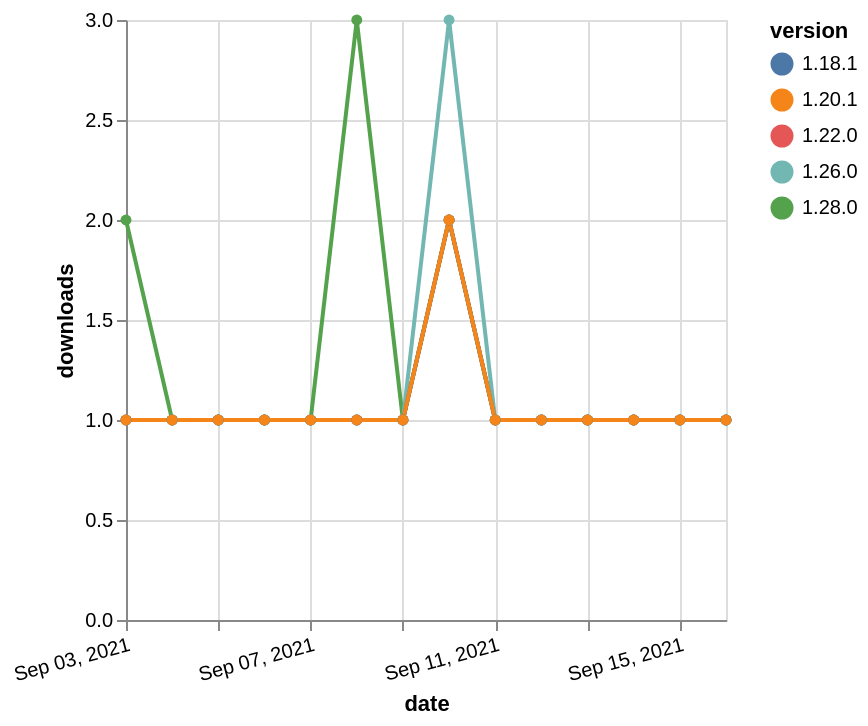

Source (Vega-Lite JSON):
### Vega-Lite specification from a JSON file in a GitHub repository (floating-point values rounded to 4 significant figures)
{"$schema": "https://vega.github.io/schema/vega-lite/v5.json", "description": "A simple bar chart with embedded data.", "data": {"values": [{"date": "2021-09-03", "total": 206, "delta": 1, "version": "1.22.0"}, {"date": "2021-09-04", "total": 207, "delta": 1, "version": "1.22.0"}, {"date": "2021-09-05", "total": 208, "delta": 1, "version": "1.22.0"}, {"date": "2021-09-06", "total": 209, "delta": 1, "version": "1.22.0"}, {"date": "2021-09-07", "total": 210, "delta": 1, "version": "1.22.0"}, {"date": "2021-09-08", "total": 211, "delta": 1, "version": "1.22.0"}, {"date": "2021-09-09", "total": 212, "delta": 1, "version": "1.22.0"}, {"date": "2021-09-10", "total": 214, "delta": 2, "version": "1.22.0"}, {"date": "2021-09-11", "total": 215, "delta": 1, "version": "1.22.0"}, {"date": "2021-09-12", "total": 216, "delta": 1, "version": "1.22.0"}, {"date": "2021-09-13", "total": 217, "delta": 1, "version": "1.22.0"}, {"date": "2021-09-14", "total": 218, "delta": 1, "version": "1.22.0"}, {"date": "2021-09-15", "total": 219, "delta": 1, "version": "1.22.0"}, {"date": "2021-09-16", "total": 220, "delta": 1, "version": "1.22.0"}, {"date": "2021-09-03", "total": 127, "delta": 2, "version": "1.28.0"}, {"date": "2021-09-04", "total": 128, "delta": 1, "version": "1.28.0"}, {"date": "2021-09-05", "total": 129, "delta": 1, "version": "1.28.0"}, {"date": "2021-09-06", "total": 130, "delta": 1, "version": "1.28.0"}, {"date": "2021-09-07", "total": 131, "delta": 1, "version": "1.28.0"}, {"date": "2021-09-08", "total": 134, "delta": 3, "version": "1.28.0"}, {"date": "2021-09-09", "total": 135, "delta": 1, "version": "1.28.0"}, {"date": "2021-09-10", "total": 137, "delta": 2, "version": "1.28.0"}, {"date": "2021-09-11", "total": 138, "delta": 1, "version": "1.28.0"}, {"date": "2021-09-12", "total": 139, "delta": 1, "version": "1.28.0"}, {"date": "2021-09-13", "total": 140, "delta": 1, "version": "1.28.0"}, {"date": "2021-09-14", "total": 141, "delta": 1, "version": "1.28.0"}, {"date": "2021-09-15", "total": 142, "delta": 1, "version": "1.28.0"}, {"date": "2021-09-16", "total": 143, "delta": 1, "version": "1.28.0"}, {"date": "2021-09-03", "total": 198, "delta": 1, "version": "1.26.0"}, {"date": "2021-09-04", "total": 199, "delta": 1, "version": "1.26.0"}, {"date": "2021-09-05", "total": 200, "delta": 1, "version": "1.26.0"}, {"date": "2021-09-06", "total": 201, "delta": 1, "version": "1.26.0"}, {"date": "2021-09-07", "total": 202, "delta": 1, "version": "1.26.0"}, {"date": "2021-09-08", "total": 203, "delta": 1, "version": "1.26.0"}, {"date": "2021-09-09", "total": 204, "delta": 1, "version": "1.26.0"}, {"date": "2021-09-10", "total": 207, "delta": 3, "version": "1.26.0"}, {"date": "2021-09-11", "total": 208, "delta": 1, "version": "1.26.0"}, {"date": "2021-09-12", "total": 209, "delta": 1, "version": "1.26.0"}, {"date": "2021-09-13", "total": 210, "delta": 1, "version": "1.26.0"}, {"date": "2021-09-14", "total": 211, "delta": 1, "version": "1.26.0"}, {"date": "2021-09-15", "total": 212, "delta": 1, "version": "1.26.0"}, {"date": "2021-09-16", "total": 213, "delta": 1, "version": "1.26.0"}, {"date": "2021-09-03", "total": 256, "delta": 1, "version": "1.18.1"}, {"date": "2021-09-04", "total": 257, "delta": 1, "version": "1.18.1"}, {"date": "2021-09-05", "total": 258, "delta": 1, "version": "1.18.1"}, {"date": "2021-09-06", "total": 259, "delta": 1, "version": "1.18.1"}, {"date": "2021-09-07", "total": 260, "delta": 1, "version": "1.18.1"}, {"date": "2021-09-08", "total": 261, "delta": 1, "version": "1.18.1"}, {"date": "2021-09-09", "total": 262, "delta": 1, "version": "1.18.1"}, {"date": "2021-09-10", "total": 264, "delta": 2, "version": "1.18.1"}, {"date": "2021-09-11", "total": 265, "delta": 1, "version": "1.18.1"}, {"date": "2021-09-12", "total": 266, "delta": 1, "version": "1.18.1"}, {"date": "2021-09-13", "total": 267, "delta": 1, "version": "1.18.1"}, {"date": "2021-09-14", "total": 268, "delta": 1, "version": "1.18.1"}, {"date": "2021-09-15", "total": 269, "delta": 1, "version": "1.18.1"}, {"date": "2021-09-16", "total": 270, "delta": 1, "version": "1.18.1"}, {"date": "2021-09-03", "total": 209, "delta": 1, "version": "1.20.1"}, {"date": "2021-09-04", "total": 210, "delta": 1, "version": "1.20.1"}, {"date": "2021-09-05", "total": 211, "delta": 1, "version": "1.20.1"}, {"date": "2021-09-06", "total": 212, "delta": 1, "version": "1.20.1"}, {"date": "2021-09-07", "total": 213, "delta": 1, "version": "1.20.1"}, {"date": "2021-09-08", "total": 214, "delta": 1, "version": "1.20.1"}, {"date": "2021-09-09", "total": 215, "delta": 1, "version": "1.20.1"}, {"date": "2021-09-10", "total": 217, "delta": 2, "version": "1.20.1"}, {"date": "2021-09-11", "total": 218, "delta": 1, "version": "1.20.1"}, {"date": "2021-09-12", "total": 219, "delta": 1, "version": "1.20.1"}, {"date": "2021-09-13", "total": 220, "delta": 1, "version": "1.20.1"}, {"date": "2021-09-14", "total": 221, "delta": 1, "version": "1.20.1"}, {"date": "2021-09-15", "total": 222, "delta": 1, "version": "1.20.1"}, {"date": "2021-09-16", "total": 223, "delta": 1, "version": "1.20.1"}]}, "width": "container", "mark": {"type": "line", "point": {"filled": true}}, "encoding": {"x": {"field": "date", "type": "temporal", "timeUnit": "yearmonthdate", "title": "date", "axis": {"labelAngle": -15}}, "y": {"field": "delta", "type": "quantitative", "title": "downloads"}, "color": {"field": "version", "type": "nominal"}, "tooltip": {"field": "delta"}}}
